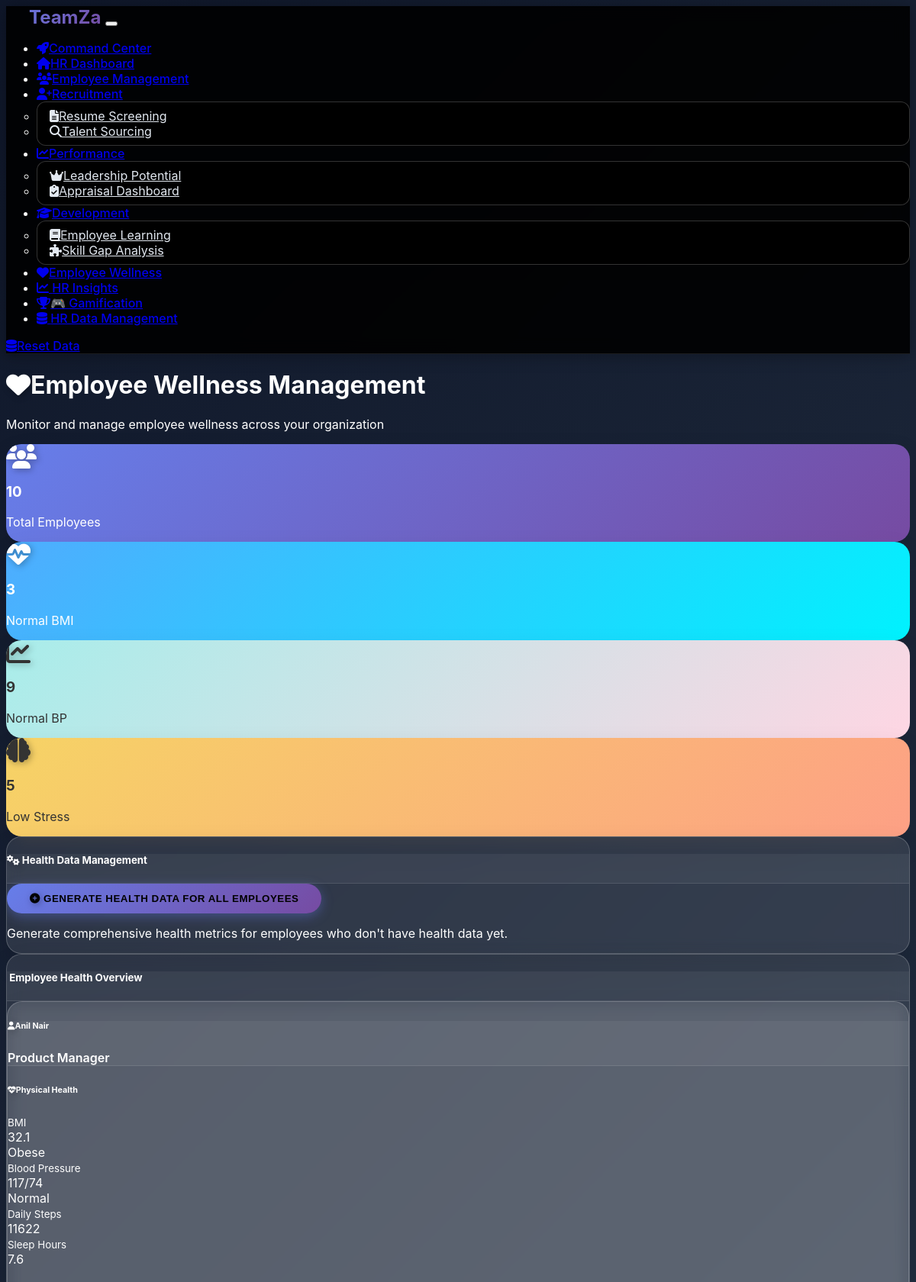
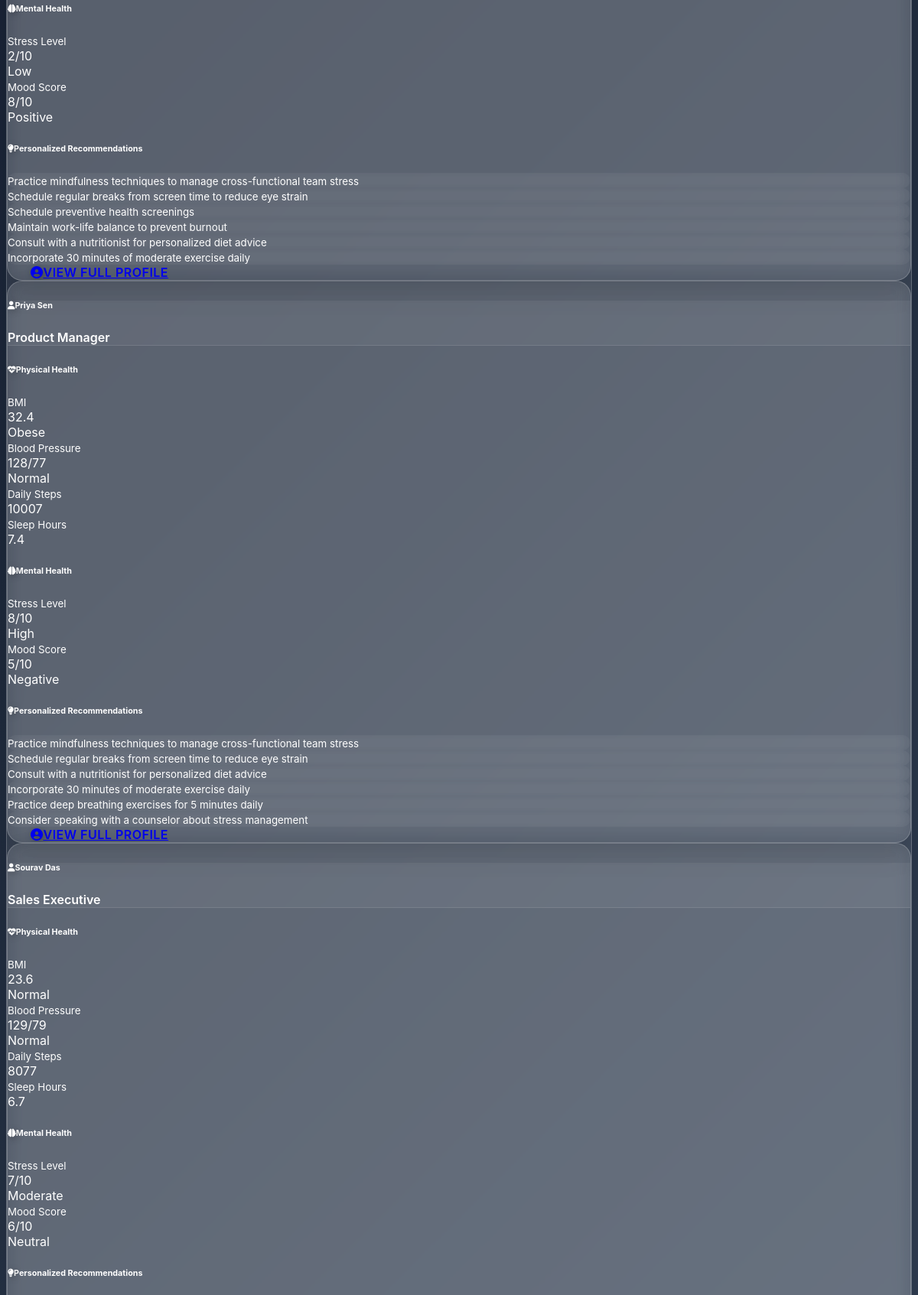
/wellness-tracker (upper part), run on the app's committed database (2 pictures, top to bottom).
### models.py (models this page shows, shortened)
class Employee(db.Model):
    id = db.Column(db.Integer, primary_key=True)
    name = db.Column(db.String(100), nullable=False)
    email = db.Column(db.String(120), unique=True, nullable=False)
    department = db.Column(db.String(50), nullable=False)
    position = db.Column(db.String(100), nullable=False)
    hire_date = db.Column(db.Date, nullable=False)
    current_salary = db.Column(db.Float, default=0.0)
    performance_score = db.Column(db.Float, default=0.0)
    skills = db.Column(Text)  # JSON string of skills
    gender = db.Column(db.String(20))
    region = db.Column(db.String(50))
    age = db.Column(db.Integer)
    experience_years = db.Column(db.Integer)
    manager_rating = db.Column(db.Float)
    last_hike_date = db.Column(db.Date)
    last_promotion_date = db.Column(db.Date)
    skill_gaps = db.Column(db.String(500))
    status = db.Column(db.String(20), default='active')  # active, inactive, terminated
    created_at = db.Column(db.DateTime, default=datetime.utcnow)

class HealthMetrics(db.Model):
    id = db.Column(db.Integer, primary_key=True)
    employee_id = db.Column(db.Integer, db.ForeignKey('employee.id'), nullable=False)
    bmi = db.Column(db.Float)
    bmi_status = db.Column(db.String(20))  # Normal, Overweight, Obese, Underweight
    blood_pressure = db.Column(db.String(20))  # e.g., "120/80"
    bp_status = db.Column(db.String(20))  # Normal, Elevated
    avg_daily_steps = db.Column(db.Integer)
    avg_sleep_hours = db.Column(db.Float)
    stress_level = db.Column(db.Integer)  # 1-10
    stress_status = db.Column(db.String(20))  # Low, Moderate, High
    mood_score = db.Column(db.Integer)  # 1-10
    mood_status = db.Column(db.String(20))  # Positive, Neutral, Negative
    recommendations = db.Column(Text)  # JSON string of recommendations
    created_at = db.Column(db.DateTime, default=datetime.utcnow)
    employee = db.relationship('Employee', backref=db.backref('health_metrics', lazy=True))

### routes.py (the view, shortened to what this page needs)
@app.route('/wellness-tracker', methods=['GET', 'POST'])
def wellness_tracker():
    from utils.health_generator import HealthDataGenerator
    health_gen = HealthDataGenerator()
    health_overview = health_gen.get_health_overview()
    employees_with_health = db.session.query(Employee, HealthMetrics).outerjoin(HealthMetrics).all()
    recent_checks = WellnessCheck.query.order_by(WellnessCheck.check_date.desc()).limit(20).all()
    total_checks = WellnessCheck.query.count()
    green_status = WellnessCheck.query.filter_by(overall_wellness='green').count()
    yellow_status = WellnessCheck.query.filter_by(overall_wellness='yellow').count()
    red_status = WellnessCheck.query.filter_by(overall_wellness='red').count()
    from datetime import datetime, timedelta
    thirty_days_ago = datetime.now() - timedelta(days=30)
    concern_employees = db.session.query(Employee).join(WellnessCheck).filter(
        WellnessCheck.overall_wellness == 'red',
        WellnessCheck.check_date >= thirty_days_ago
    ).distinct().all()
    return render_template('wellness_tracker.html',
                         employees_with_health=employees_with_health,
                         recent_checks=recent_checks,
                         total_checks=total_checks,
                         green_status=green_status,
                         yellow_status=yellow_status,
                         red_status=red_status,
                         concern_employees=concern_employees,
                         health_overview=health_overview)

### app.py (called while the page is built)
@app.template_filter('from_json')
def from_json_filter(value):
    if not value:
        return []
    try:
        return json.loads(value)
    except (json.JSONDecodeError, TypeError):
        return []

### templates/wellness_tracker.html (shortened to what this page needs)
{% extends "base.html" %}
{% block content %}
<div class="row">
    <div class="col-12">
        <h1 class="display-5 mb-4">
            <i class="fas fa-heart me-3"></i>Employee Wellness Management
        </h1>
        <p class="lead text-muted">Monitor and manage employee wellness across your organization</p>
    </div>
</div>
<div class="row mb-4">
    <div class="col-md-3">
        <div class="card bg-primary text-white">
            <div class="card-body text-center">
                <i class="fas fa-users fa-2x mb-2"></i>
                <h3>{{ health_overview.total_employees }}</h3>
                <p class="mb-0">Total Employees</p>
            </div>
        </div>
    </div>
    <div class="col-md-3">
        <div class="card bg-success text-white">
            <div class="card-body text-center">
                <i class="fas fa-heartbeat fa-2x mb-2"></i>
                <h3>{{ health_overview.bmi_distribution.normal }}</h3>
                <p class="mb-0">Normal BMI</p>
            </div>
        </div>
    </div>
    <div class="col-md-3">
        <div class="card bg-info text-white">
            <div class="card-body text-center">
                <i class="fas fa-chart-line fa-2x mb-2"></i>
                <h3>{{ health_overview.bp_distribution.normal }}</h3>
                <p class="mb-0">Normal BP</p>
            </div>
        </div>
    </div>
    <div class="col-md-3">
        <div class="card bg-warning text-white">
            <div class="card-body text-center">
                <i class="fas fa-brain fa-2x mb-2"></i>
                <h3>{{ health_overview.stress_distribution.low }}</h3>
                <p class="mb-0">Low Stress</p>
            </div>
        </div>
    </div>
</div>
<div class="row mb-4">
    <div class="col-12">
        <div class="card">
            <div class="card-header">
                <h5><i class="fas fa-cogs"></i> Health Data Management</h5>
            </div>
            <div class="card-body">
                <form method="post" class="d-inline">
                    <button type="submit" class="btn btn-primary">
                        <i class="fas fa-plus-circle"></i> Generate Health Data for All Employees
                    </button>
                </form>
                <p class="text-muted mt-2">Generate comprehensive health metrics for employees who don't have health data yet.</p>
            </div>
        </div>
    </div>
</div>
<div class="row">
    <div class="col-12">
        <div class="card">
            <div class="card-header">
                <h5> Employee Health Overview</h5>
            </div>
            <div class="card-body">
                {% if employees_with_health %}
                <div class="row">
                    {% for employee, health_metrics in employees_with_health %}
                    <div class="col-lg-6 mb-4">
                        <div class="card h-100">
                            <div class="card-header d-flex justify-content-between align-items-center">
                                <h6 class="mb-0">
                                    <i class="fas fa-user me-2"></i>{{ employee.name }}
                                </h6>
                                <span class="badge bg-secondary">{{ employee.position }}</span>
                            </div>
                            <div class="card-body">
                                {% if health_metrics %}
                                <div class="mb-3">
                                    <h6 class="text-primary">
                                        <i class="fas fa-heartbeat me-1"></i>Physical Health
                                    </h6>
                                    <div class="row text-center">
                                        <div class="col-6">
                                            <div class="border rounded p-2">
                                                <small class="text-muted">BMI</small>
                                                <div class="fw-bold">{{ health_metrics.bmi }}</div>
                                                <span class="badge {% if health_metrics.bmi_status == 'Normal' %}bg-success{% elif health_metrics.bmi_status == 'Overweight' %}bg-warning{% else %}bg-danger{% endif %}">
                                                    {{ health_metrics.bmi_status }}
                                                </span>
                                            </div>
                                        </div>
                                        <div class="col-6">
                                            <div class="border rounded p-2">
                                                <small class="text-muted">Blood Pressure</small>
                                                <div class="fw-bold">{{ health_metrics.blood_pressure }}</div>
                                                <span class="badge {% if health_metrics.bp_status == 'Normal' %}bg-success{% else %}bg-warning{% endif %}">
                                                    {{ health_metrics.bp_status }}
                                                </span>
                                            </div>
                                        </div>
                                    </div>
                                    <div class="row text-center mt-2">
                                        <div class="col-6">
                                            <div class="border rounded p-2">
                                                <small class="text-muted">Daily Steps</small>
                                                <div class="fw-bold">{{ health_metrics.avg_daily_steps }}</div>
                                            </div>
                                        </div>
                                        <div class="col-6">
                                            <div class="border rounded p-2">
                                                <small class="text-muted">Sleep Hours</small>
                                                <div class="fw-bold">{{ health_metrics.avg_sleep_hours }}</div>
                                            </div>
                                        </div>
                                    </div>
                                </div>
                                <div class="mb-3">
                                    <h6 class="text-info">
                                        <i class="fas fa-brain me-1"></i>Mental Health
                                    </h6>
                                    <div class="row text-center">
                                        <div class="col-6">
                                            <div class="border rounded p-2">
                                                <small class="text-muted">Stress Level</small>
                                                <div class="fw-bold">{{ health_metrics.stress_level }}/10</div>
                                                <span class="badge {% if health_metrics.stress_status == 'Low' %}bg-success{% elif health_metrics.stress_status == 'Moderate' %}bg-warning{% else %}bg-danger{% endif %}">
                                                    {{ health_metrics.stress_status }}
                                                </span>
                                            </div>
                                        </div>
                                        <div class="col-6">
                                            <div class="border rounded p-2">
                                                <small class="text-muted">Mood Score</small>
                                                <div class="fw-bold">{{ health_metrics.mood_score }}/10</div>
                                                <span class="badge {% if health_metrics.mood_status == 'Positive' %}bg-success{% elif health_metrics.mood_status == 'Neutral' %}bg-warning{% else %}bg-danger{% endif %}">
                                                    {{ health_metrics.mood_status }}
                                                </span>
                                            </div>
                                        </div>
                                    </div>
                                </div>
                                {% if health_metrics.recommendations %}
                                <div class="mb-3">
                                    <h6 class="text-success">
                                        <i class="fas fa-lightbulb me-1"></i>Personalized Recommendations
                                    </h6>
                                    <div class="recommendations-list" style="max-height: 120px; overflow-y: auto;">
                                        {% set recommendations = health_metrics.recommendations | from_json %}
                                        {% for recommendation in recommendations %}
                                        <div class="alert alert-light py-1 px-2 mb-1">
                                            <small>{{ recommendation }}</small>
                                        </div>
                                        {% endfor %}
                                    </div>
                                </div>
                                {% endif %}
                                {% endif %}
                            </div>
                            <div class="card-footer">
                                <a href="{{ url_for('employee_profile', employee_id=employee.id) }}" class="btn btn-sm btn-outline-primary">
                                    <i class="fas fa-user-circle me-1"></i>View Full Profile
                                </a>
                            </div>
                        </div>
                    </div>
                    {% endfor %}
                </div>
                {% endif %}
            </div>
        </div>
    </div>
</div>
{% endblock %}

### static/css/custom.css (style rules this page uses)
:root { --primary-gradient: linear-gradient(135deg, #667eea 0%, #764ba2 100%); --secondary-gradient: linear-gradient(135deg, #f093fb 0%, #f5576c 100%); --success-gradient: linear-gradient(135deg, #4facfe 0%, #00f2fe 100%); --warning-gradient: linear-gradient(135deg, #f6d365 0%, #fda085 100%); --info-gradient: linear-gradient(135deg, #a8edea 0%, #fed6e3 100%); --dark-gradient: linear-gradient(135deg, #2c3e50 0%, #4a6741 100%); --gamification-gradient: linear-gradient(135deg, #ff6b6b 0%, #feca57 50%, #48dbfb 100%); --card-shadow: 0 15px 35px rgba(0, 0, 0, 0.1); --card-hover-shadow: 0 25px 50px rgba(0, 0, 0, 0.15); --border-radius: 20px; --small-radius: 12px; --transition: all 0.4s cubic-bezier(0.25, 0.46, 0.45, 0.94); --text-primary: #ffffff; --text-secondary: #e2e8f0; --text-muted: #94a3b8; --bg-overlay: rgba(15, 23, 42, 0.95); --glass-bg: rgba(255, 255, 255, 0.08); --glass-border: rgba(255, 255, 255, 0.12); --xp-color: #fbbf24; --badge-gold: #f59e0b; --badge-silver: #94a3b8; --badge-bronze: #f97316; --challenge-active: #10b981; --challenge-completed: #06b6d4; }
body { background: linear-gradient(135deg, #0f172a 0%, #1e293b 25%, #334155 50%, #475569 75%, #64748b 100%); background-attachment: fixed; min-height: 100vh; font-family: 'Inter', 'Segoe UI', system-ui, -apple-system, sans-serif; color: var(--text-primary); overflow-x: hidden; }
.card { background: rgba(255, 255, 255, 0.1); backdrop-filter: blur(10px); border: 1px solid rgba(255, 255, 255, 0.2); border-radius: var(--border-radius); box-shadow: var(--card-shadow); transition: var(--transition); overflow: hidden; }
.card-header { background: rgba(255, 255, 255, 0.05); border-bottom: 1px solid rgba(255, 255, 255, 0.1); font-weight: 600; }
.card.bg-primary { background: var(--primary-gradient) !important; border: none; }
.card.bg-success { background: var(--success-gradient) !important; border: none; }
.card.bg-info { background: var(--info-gradient) !important; border: none; color: #333 !important; }
.card.bg-warning { background: var(--warning-gradient) !important; border: none; color: #333 !important; }
.btn { border-radius: 25px; font-weight: 600; text-transform: uppercase; letter-spacing: 0.5px; transition: var(--transition); border: none; padding: 12px 30px; }
.btn-primary { background: var(--primary-gradient); box-shadow: 0 4px 15px rgba(102, 126, 234, 0.4); }
.alert { border: none; border-radius: var(--border-radius); backdrop-filter: blur(10px); }
.fa, .fas, .far { filter: drop-shadow(2px 2px 4px rgba(0, 0, 0, 0.3)); }

### data on the page
Employee: name "Anil Nair", position "Product Manager", bmi "32.1", bmi_status "Obese", blood_pressure "117/74", bp_status "Normal", avg_daily_steps "11622", avg_sleep_hours "7.6", stress_level "2", stress_status "Low", mood_score "8", mood_status "Positive", recommendations "Practice mindfulness techniques to manage cross-functional team stress" "Schedule regular breaks from screen time to reduce eye strain" "Schedule preventive health screenings" "Maintain work-life balance to prevent burnout" "Consult with a nutritionist for personalized diet advice" "Incorporate 30 minutes of moderate exercise daily"
Employee: name "Priya Sen", position "Product Manager", bmi "32.4", bmi_status "Obese", blood_pressure "128/77", bp_status "Normal", avg_daily_steps "10007", avg_sleep_hours "7.4", stress_level "8", stress_status "High", mood_score "5", mood_status "Negative", recommendations "Practice mindfulness techniques to manage cross-functional team stress" "Schedule regular breaks from screen time to reduce eye strain" "Consult with a nutritionist for personalized diet advice" "Incorporate 30 minutes of moderate exercise daily" "Practice deep breathing exercises for 5 minutes daily" "Consider speaking with a counselor about stress management"
Employee: name "Sourav Das", position "Sales Executive", bmi "23.6", bmi_status "Normal", blood_pressure "129/79", bp_status "Normal", avg_daily_steps "8077", avg_sleep_hours "6.7", stress_level "7", stress_status "Moderate", mood_score "6", mood_status "Neutral"

### other printed values
{{ health_overview.total_employees }} "10"
{{ health_overview.bmi_distribution.normal }} "3"
{{ health_overview.bp_distribution.normal }} "9"
{{ health_overview.stress_distribution.low }} "5"
